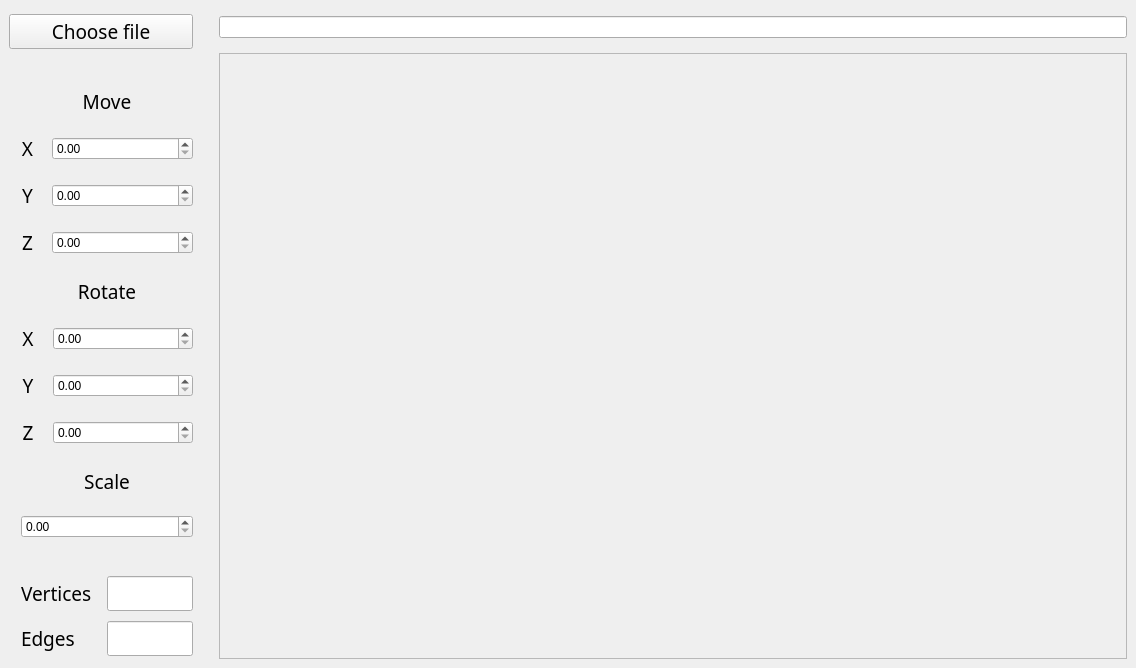
<?xml version="1.0" encoding="UTF-8"?>
<ui version="4.0">
 <class>MainWindow</class>
 <widget class="QMainWindow" name="MainWindow">
  <property name="geometry">
   <rect>
    <x>0</x>
    <y>0</y>
    <width>1136</width>
    <height>668</height>
   </rect>
  </property>
  <property name="windowTitle">
   <string>MainWindow</string>
  </property>
  <widget class="QWidget" name="centralwidget">
   <layout class="QGridLayout" name="gridLayout" rowstretch="3,20,10,7,20,0,10,20,10,0,20,20,2" columnstretch="2,10,0" rowminimumheight="3,20,10,7,20,0,10,20,10,0,20,20,2" columnminimumwidth="2,10,0">
    <item row="8" column="0">
     <spacer name="verticalSpacer_6">
      <property name="orientation">
       <enum>Qt::Vertical</enum>
      </property>
      <property name="sizeHint" stdset="0">
       <size>
        <width>20</width>
        <height>40</height>
       </size>
      </property>
     </spacer>
    </item>
    <item row="12" column="0">
     <spacer name="verticalSpacer_3">
      <property name="orientation">
       <enum>Qt::Vertical</enum>
      </property>
      <property name="sizeType">
       <enum>QSizePolicy::Expanding</enum>
      </property>
      <property name="sizeHint" stdset="0">
       <size>
        <width>20</width>
        <height>15</height>
       </size>
      </property>
     </spacer>
    </item>
    <item row="4" column="0" rowspan="2">
     <layout class="QGridLayout" name="gridLayout_2" rowstretch="0,0,0,0" columnstretch="1,10,1" columnminimumwidth="1,10,1">
      <property name="sizeConstraint">
       <enum>QLayout::SetDefaultConstraint</enum>
      </property>
      <property name="leftMargin">
       <number>12</number>
      </property>
      <property name="topMargin">
       <number>0</number>
      </property>
      <property name="horizontalSpacing">
       <number>18</number>
      </property>
      <property name="verticalSpacing">
       <number>20</number>
      </property>
      <item row="2" column="0">
       <widget class="QLabel" name="label_12">
        <property name="font">
         <font>
          <family>Sans Serif</family>
          <pointsize>14</pointsize>
         </font>
        </property>
        <property name="text">
         <string>Y</string>
        </property>
        <property name="alignment">
         <set>Qt::AlignCenter</set>
        </property>
       </widget>
      </item>
      <item row="3" column="0">
       <widget class="QLabel" name="label_11">
        <property name="font">
         <font>
          <family>Sans Serif</family>
          <pointsize>14</pointsize>
         </font>
        </property>
        <property name="text">
         <string>Z</string>
        </property>
        <property name="scaledContents">
         <bool>true</bool>
        </property>
        <property name="alignment">
         <set>Qt::AlignCenter</set>
        </property>
       </widget>
      </item>
      <item row="1" column="0">
       <widget class="QLabel" name="label">
        <property name="sizePolicy">
         <sizepolicy hsizetype="Preferred" vsizetype="Preferred">
          <horstretch>0</horstretch>
          <verstretch>0</verstretch>
         </sizepolicy>
        </property>
        <property name="baseSize">
         <size>
          <width>0</width>
          <height>0</height>
         </size>
        </property>
        <property name="font">
         <font>
          <family>Sans Serif</family>
          <pointsize>14</pointsize>
         </font>
        </property>
        <property name="text">
         <string>X</string>
        </property>
        <property name="alignment">
         <set>Qt::AlignCenter</set>
        </property>
       </widget>
      </item>
      <item row="0" column="0" colspan="3">
       <widget class="QLabel" name="label_10">
        <property name="maximumSize">
         <size>
          <width>16777215</width>
          <height>16777215</height>
         </size>
        </property>
        <property name="font">
         <font>
          <family>Sans Serif</family>
          <pointsize>14</pointsize>
         </font>
        </property>
        <property name="text">
         <string>Move</string>
        </property>
        <property name="alignment">
         <set>Qt::AlignCenter</set>
        </property>
       </widget>
      </item>
      <item row="1" column="1" colspan="2">
       <widget class="QDoubleSpinBox" name="doubleSpinBox"/>
      </item>
      <item row="2" column="1" colspan="2">
       <widget class="QDoubleSpinBox" name="doubleSpinBox_2"/>
      </item>
      <item row="3" column="1" colspan="2">
       <widget class="QDoubleSpinBox" name="doubleSpinBox_3"/>
      </item>
     </layout>
    </item>
    <item row="6" column="0">
     <spacer name="verticalSpacer_4">
      <property name="orientation">
       <enum>Qt::Vertical</enum>
      </property>
      <property name="sizeHint" stdset="0">
       <size>
        <width>20</width>
        <height>40</height>
       </size>
      </property>
     </spacer>
    </item>
    <item row="2" column="0">
     <spacer name="verticalSpacer_2">
      <property name="orientation">
       <enum>Qt::Vertical</enum>
      </property>
      <property name="sizeHint" stdset="0">
       <size>
        <width>20</width>
        <height>50</height>
       </size>
      </property>
     </spacer>
    </item>
    <item row="7" column="0">
     <layout class="QGridLayout" name="gridLayout_7" columnstretch="1,10" columnminimumwidth="1,10">
      <property name="leftMargin">
       <number>12</number>
      </property>
      <property name="horizontalSpacing">
       <number>18</number>
      </property>
      <property name="verticalSpacing">
       <number>20</number>
      </property>
      <item row="2" column="0">
       <widget class="QLabel" name="label_14">
        <property name="font">
         <font>
          <family>Sans Serif</family>
          <pointsize>14</pointsize>
         </font>
        </property>
        <property name="text">
         <string>Y</string>
        </property>
        <property name="alignment">
         <set>Qt::AlignCenter</set>
        </property>
       </widget>
      </item>
      <item row="0" column="0" colspan="2">
       <widget class="QLabel" name="label_8">
        <property name="maximumSize">
         <size>
          <width>16777215</width>
          <height>16777215</height>
         </size>
        </property>
        <property name="font">
         <font>
          <family>Sans Serif</family>
          <pointsize>14</pointsize>
         </font>
        </property>
        <property name="text">
         <string>Rotate</string>
        </property>
        <property name="alignment">
         <set>Qt::AlignCenter</set>
        </property>
       </widget>
      </item>
      <item row="3" column="0">
       <widget class="QLabel" name="label_15">
        <property name="font">
         <font>
          <family>Sans Serif</family>
          <pointsize>14</pointsize>
         </font>
        </property>
        <property name="text">
         <string>Z</string>
        </property>
        <property name="alignment">
         <set>Qt::AlignCenter</set>
        </property>
       </widget>
      </item>
      <item row="1" column="0">
       <widget class="QLabel" name="label_13">
        <property name="font">
         <font>
          <family>Sans Serif</family>
          <pointsize>14</pointsize>
         </font>
        </property>
        <property name="text">
         <string>X</string>
        </property>
        <property name="alignment">
         <set>Qt::AlignCenter</set>
        </property>
       </widget>
      </item>
      <item row="1" column="1">
       <widget class="QDoubleSpinBox" name="doubleSpinBox_4"/>
      </item>
      <item row="2" column="1">
       <widget class="QDoubleSpinBox" name="doubleSpinBox_5"/>
      </item>
      <item row="3" column="1">
       <widget class="QDoubleSpinBox" name="doubleSpinBox_6"/>
      </item>
     </layout>
    </item>
    <item row="0" column="0">
     <spacer name="verticalSpacer_5">
      <property name="orientation">
       <enum>Qt::Vertical</enum>
      </property>
      <property name="sizeHint" stdset="0">
       <size>
        <width>20</width>
        <height>50</height>
       </size>
      </property>
     </spacer>
    </item>
    <item row="9" column="0">
     <layout class="QGridLayout" name="gridLayout_8" columnstretch="10,0">
      <property name="leftMargin">
       <number>12</number>
      </property>
      <property name="horizontalSpacing">
       <number>18</number>
      </property>
      <property name="verticalSpacing">
       <number>20</number>
      </property>
      <item row="0" column="0" colspan="2">
       <widget class="QLabel" name="label_9">
        <property name="maximumSize">
         <size>
          <width>16777215</width>
          <height>16777215</height>
         </size>
        </property>
        <property name="font">
         <font>
          <family>Sans Serif</family>
          <pointsize>14</pointsize>
         </font>
        </property>
        <property name="text">
         <string>Scale</string>
        </property>
        <property name="alignment">
         <set>Qt::AlignCenter</set>
        </property>
       </widget>
      </item>
      <item row="1" column="0" colspan="2">
       <widget class="QDoubleSpinBox" name="doubleSpinBox_7"/>
      </item>
     </layout>
    </item>
    <item row="1" column="0">
     <widget class="QPushButton" name="pushButton">
      <property name="sizePolicy">
       <sizepolicy hsizetype="Preferred" vsizetype="Preferred">
        <horstretch>0</horstretch>
        <verstretch>0</verstretch>
       </sizepolicy>
      </property>
      <property name="maximumSize">
       <size>
        <width>16777215</width>
        <height>50</height>
       </size>
      </property>
      <property name="font">
       <font>
        <family>Sans Serif</family>
        <pointsize>14</pointsize>
       </font>
      </property>
      <property name="text">
       <string>Choose file</string>
      </property>
     </widget>
    </item>
    <item row="11" column="0">
     <layout class="QGridLayout" name="gridLayout_3" rowstretch="10,4" columnstretch="1,10" rowminimumheight="10,4" columnminimumwidth="1,10">
      <property name="leftMargin">
       <number>12</number>
      </property>
      <property name="horizontalSpacing">
       <number>15</number>
      </property>
      <property name="verticalSpacing">
       <number>10</number>
      </property>
      <item row="0" column="1">
       <widget class="QLineEdit" name="lineEdit_8">
        <property name="font">
         <font>
          <family>Sans Serif</family>
          <pointsize>14</pointsize>
         </font>
        </property>
       </widget>
      </item>
      <item row="1" column="1">
       <widget class="QLineEdit" name="lineEdit_9">
        <property name="font">
         <font>
          <family>Sans Serif</family>
          <pointsize>14</pointsize>
         </font>
        </property>
       </widget>
      </item>
      <item row="1" column="0">
       <widget class="QLabel" name="label_3">
        <property name="font">
         <font>
          <family>Sans Serif</family>
          <pointsize>14</pointsize>
         </font>
        </property>
        <property name="text">
         <string>Edges</string>
        </property>
       </widget>
      </item>
      <item row="0" column="0">
       <widget class="QLabel" name="label_2">
        <property name="font">
         <font>
          <family>Sans Serif</family>
          <pointsize>14</pointsize>
         </font>
        </property>
        <property name="text">
         <string>Vertices</string>
        </property>
       </widget>
      </item>
     </layout>
    </item>
    <item row="10" column="0">
     <spacer name="verticalSpacer">
      <property name="orientation">
       <enum>Qt::Vertical</enum>
      </property>
      <property name="sizeType">
       <enum>QSizePolicy::Expanding</enum>
      </property>
      <property name="sizeHint" stdset="0">
       <size>
        <width>20</width>
        <height>42</height>
       </size>
      </property>
     </spacer>
    </item>
    <item row="1" column="1" rowspan="12" colspan="2">
     <layout class="QGridLayout" name="gridLayout_4">
      <property name="leftMargin">
       <number>20</number>
      </property>
      <property name="topMargin">
       <number>2</number>
      </property>
      <property name="rightMargin">
       <number>0</number>
      </property>
      <property name="horizontalSpacing">
       <number>6</number>
      </property>
      <property name="verticalSpacing">
       <number>15</number>
      </property>
      <item row="1" column="0">
       <widget class="QFrame" name="frame">
        <property name="sizePolicy">
         <sizepolicy hsizetype="Expanding" vsizetype="Preferred">
          <horstretch>0</horstretch>
          <verstretch>0</verstretch>
         </sizepolicy>
        </property>
        <property name="frameShape">
         <enum>QFrame::StyledPanel</enum>
        </property>
        <property name="frameShadow">
         <enum>QFrame::Raised</enum>
        </property>
       </widget>
      </item>
      <item row="0" column="0">
       <widget class="QLineEdit" name="lineEdit_10"/>
      </item>
     </layout>
    </item>
   </layout>
  </widget>
 </widget>
 <resources/>
 <connections/>
</ui>
